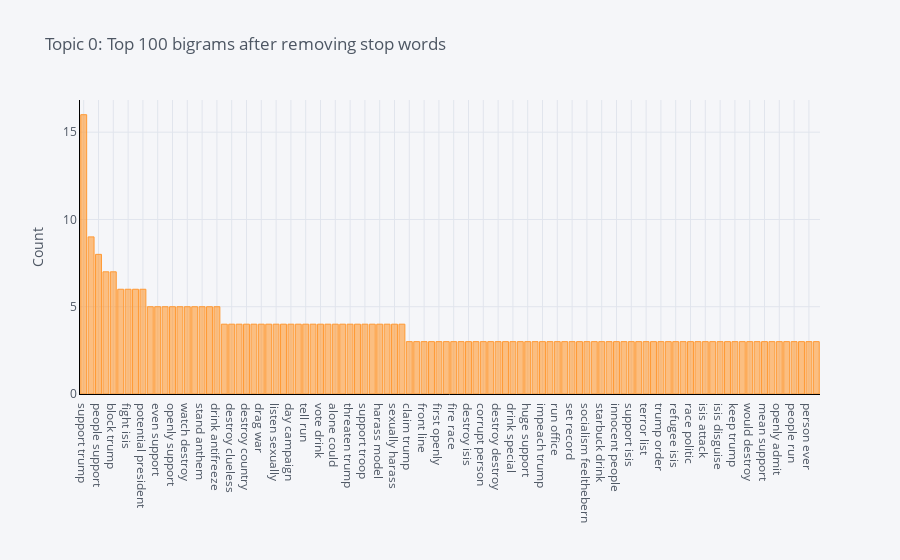

The code cell stored with this chart in its notebook:
### Code cell
if ENABLE_PLOTS:
  plot_model(lda, plot = 'bigram')
else:
  display("ENABLE_PLOTS not enabled")

### Figure 1 — Plotly figure (JSON) as saved in the notebook; plotly's stock layout.template omitted (floating-point values rounded to 4 significant figures)
{"data": [{"name": "count", "text": "", "y": [16, 9, 8, 7, 7, 6, 6, 6, 6, 5, 5, 5, 5, 5, 5, 5, 5, 5, 5, 4, 4, 4, 4, 4, 4, 4, 4, 4, 4, 4, 4, 4, 4, 4, 4, 4, 4, 4, 4, 4, 4, 4, 4, 4, 3, 3, 3, 3, 3, 3, 3, 3, 3, 3, 3, 3, 3, 3, 3, 3, 3, 3, 3, 3, 3, 3, 3, 3, 3, 3, 3, 3, 3, 3, 3, 3, 3, 3, 3, 3, 3, 3, 3, 3, 3, 3, 3, 3, 3, 3, 3, 3, 3, 3, 3, 3, 3, 3, 3, 3], "marker": {"color": "rgba(255, 153, 51, 0.6)", "line": {"color": "rgba(255, 153, 51, 1.0)", "width": 1}}, "x": ["support trump", "set fire", "people support", "trump support", "block trump", "anthem protest", "fight isis", "create isis", "potential president", "run country", "even support", "show support", "openly support", "isis terrorist", "watch destroy", "support people", "stand anthem", "run away", "drink antifreeze", "destroy continent", "destroy clueless", "german girl", "destroy country", "disrespect anthem", "drag war", "fight day", "listen sexually", "isis leader", "day campaign", "look scandal", "tell run", "campaign wakeupamerica_cruzcrew_truste", "vote drink", "trump potential", "alone could", "trump destroy", "threaten trump", "terrorist threaten", "support troop", "boy scout", "harass model", "could destroy", "sexually harass", "continent singlehandedly", "claim trump", "allow run", "front line", "former compare", "first openly", "country fire", "fire race", "finally admit", "destroy isis", "fight terror", "corrupt person", "ever run", "destroy destroy", "country people", "drink special", "color skin", "huge support", "young girl", "impeach trump", "still alive", "run office", "run president", "set record", "set whole", "socialism feelthebern", "stand line", "starbuck drink", "still support", "innocent people", "support feelthebern", "support isis", "support keep", "terror list", "terror religion", "trump order", "whole country", "refugee isis", "rape culturally", "race politic", "plan destroy", "isis attack", "isis behead", "isis disguise", "isis fighter", "keep trump", "long line", "would destroy", "lot material", "mean support", "muslim rape", "openly admit", "people compare", "people run", "people stand", "person ever", "admit isis"], "type": "bar", "orientation": "v"}], "layout": {"title": {"text": "Topic 0: Top 100 bigrams after removing stop words", "font": {"color": "#4D5663"}}, "paper_bgcolor": "#F5F6F9", "plot_bgcolor": "#F5F6F9", "yaxis": {"tickfont": {"color": "#4D5663"}, "title": {"text": "Count", "font": {"color": "#4D5663"}}, "showgrid": true, "zerolinecolor": "#E1E5ED", "gridcolor": "#E1E5ED", "linecolor": "black"}, "xaxis": {"tickfont": {"color": "#4D5663"}, "title": {"text": "", "font": {"color": "#4D5663"}}, "showgrid": true, "zerolinecolor": "#E1E5ED", "gridcolor": "#E1E5ED", "linecolor": "black"}, "legend": {"bgcolor": "#F5F6F9", "font": {"color": "#4D5663"}}}}
